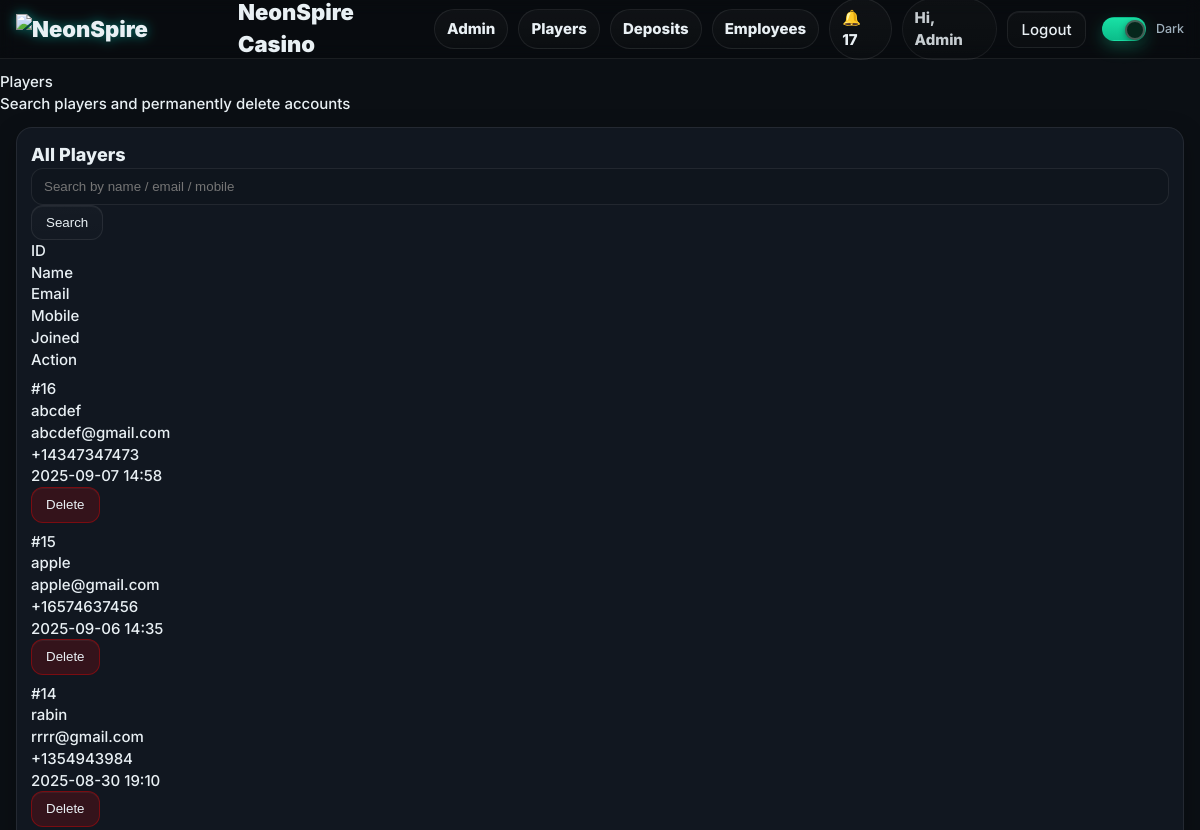
Page /admin/players (signed in, upper part) on the earlier database version.
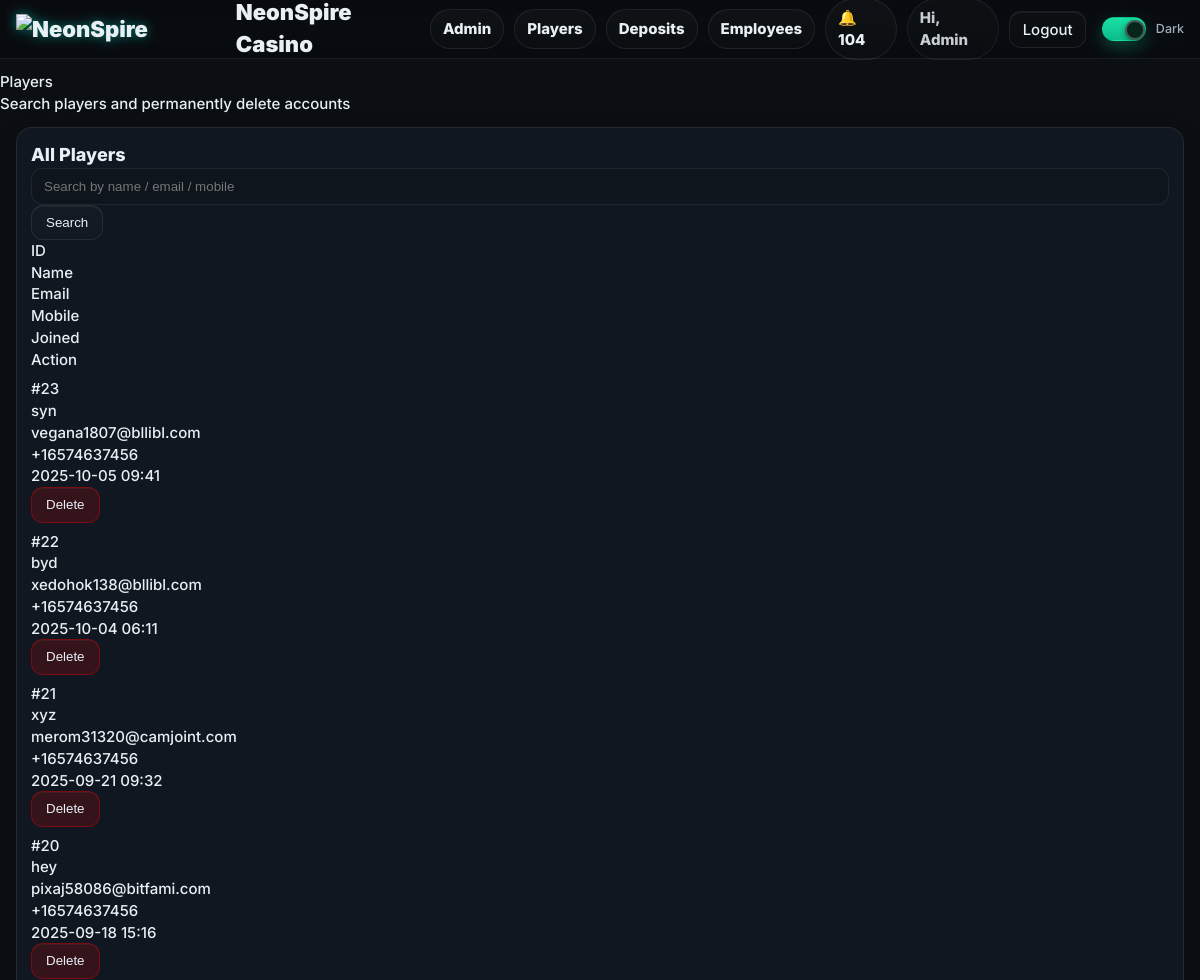
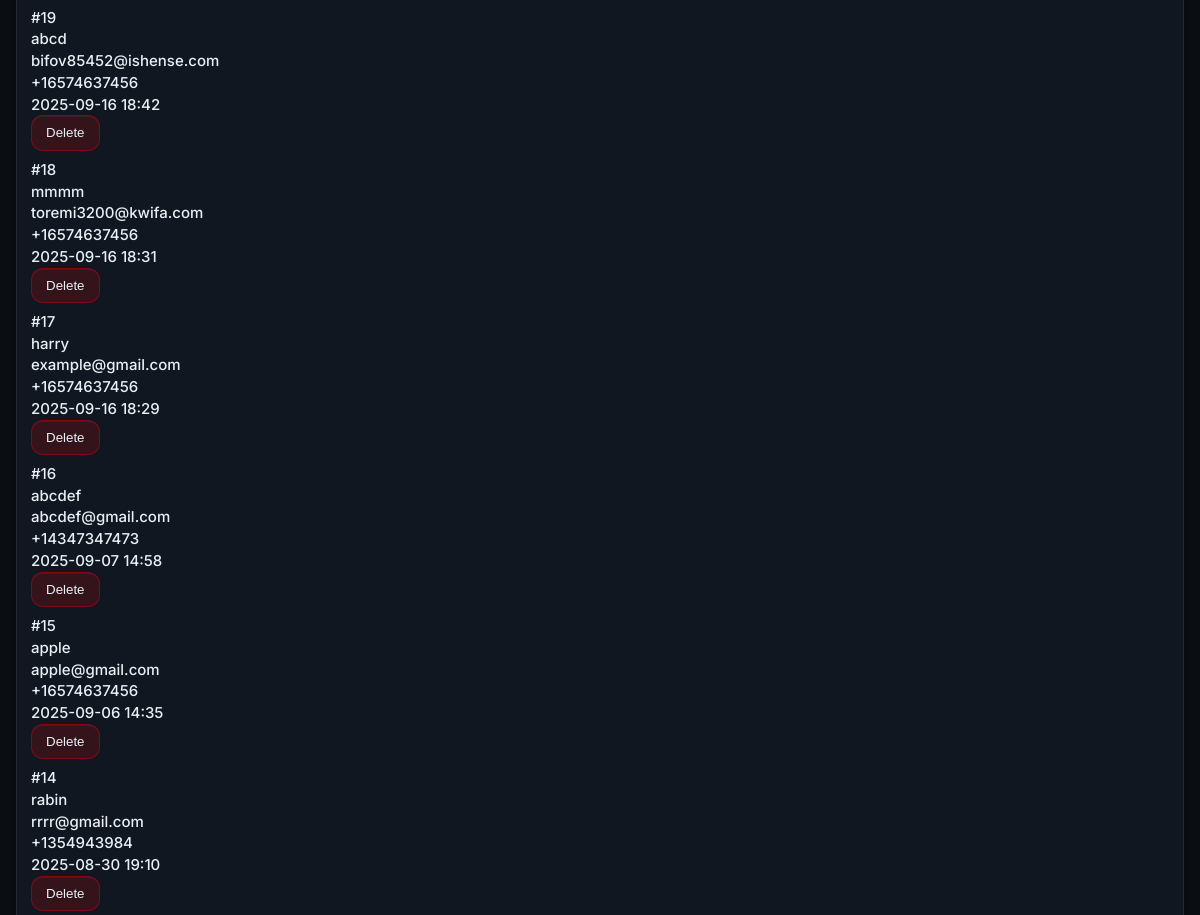
Same page on the later database version (2 pictures, top to bottom).
### models.py (models this page shows, shortened)
class User(db.Model, UserMixin):
    __tablename__ = "users"
    id = db.Column(db.Integer, primary_key=True)
    name = db.Column(db.String(120), nullable=False)
    email = db.Column(db.String(255), unique=True, nullable=False, index=True)
    mobile = db.Column(db.String(24), nullable=True, index=True)  # E.164
    password_hash = db.Column(db.String(255), nullable=False)
    role = db.Column(db.String(20), nullable=False, default="PLAYER")  # PLAYER | EMPLOYEE | ADMIN
    email_verified = db.Column(db.Boolean, default=False, index=True)
    email_verified_at = db.Column(db.DateTime, nullable=True)
    promo_seen = db.Column(db.Boolean, default=False, index=True)
    created_at = db.Column(db.DateTime, default=datetime.utcnow)

### admin_bp.py (the view, shortened to what this page needs)
@admin_bp.get("/players", endpoint="admin_players")
@login_required
def admin_players():
    players = (
        User.query.filter_by(role="PLAYER")
        .order_by(User.created_at.desc() if hasattr(User, "created_at") else User.id.desc())
        .limit(200)
        .all()
    )
    if _template_exists("admin_players.html"):
        return render_template("admin_players.html", page_title="Players", players=players)

### admin_bp.py (called while the page is built)
@admin_bp.before_request
def require_admin():
    if not current_user.is_authenticated:
        return redirect(url_for("auth.login_get", next=url_for("adminbp.admin_home")))
    if (current_user.role or "").upper() != "ADMIN":
        return abort(403)

def _template_exists(name: str) -> bool:
    try:
        render_template(name)
        return True
    except Exception:
        return False

### templates/admin_players.html
{% extends "base.html" %}
{% block hero %}
<div class="hero">
  <div class="hero__title">Players</div>
  <div class="hero__subtitle">Search players and permanently delete accounts</div>
</div>
{% endblock %}
{% block content %}
<div class="shell">
  <div class="panel">
    <div class="between">
      <div class="h3">All Players</div>
      <form method="get" class="row" style="gap:8px">
        <input class="input" name="q" placeholder="Search by name / email / mobile" value="{{ request.args.get('q','') }}">
        <button class="btn btn-ghost" type="submit">Search</button>
      </form>
    </div>
    <div class="table mt8">
      <div class="tr th">
        <div>ID</div>
        <div>Name</div>
        <div>Email</div>
        <div>Mobile</div>
        <div>Joined</div>
        <div>Action</div>
      </div>
      {% for p in players %}
        <div class="tr">
          <div class="mono">#{{ p.id }}</div>
          <div>{{ p.name or '—' }}</div>
          <div>{{ p.email }}</div>
          <div>{{ p.mobile or '—' }}</div>
          <div class="mono">
            {% if p.created_at %}{{ p.created_at.strftime('%Y-%m-%d %H:%M') }}{% else %}—{% endif %}
          </div>
          <div>
            <form method="post"
                  action="{{ url_for('adminbp.delete_player', player_id=p.id) }}"
                  onsubmit="return confirm('Delete player {{ p.email }} and ALL related data? This cannot be undone.');">
              <button class="btn" style="background:rgba(255,0,0,.15);border-color:rgba(255,0,0,.35)">Delete</button>
            </form>
          </div>
        </div>
      {% else %}
        <div class="muted">No players found.</div>
      {% endfor %}
    </div>
  </div>
</div>
{% endblock %}

### templates/base.html (shortened to what this page needs)
<!DOCTYPE html>
<html lang="en" data-theme="dark">
<head>
  <link rel="stylesheet" href="{{ url_for('static', filename='css/styles.css') }}?v=dm2">
</head>
<body>
  <header class="nav" style="position:sticky;top:0;z-index:50;background:rgba(0,0,0,.25);backdrop-filter:blur(8px);border-bottom:1px solid var(--stroke)">
    <div class="shell nav-inner" style="display:flex;align-items:center;justify-content:space-between;height:58px">
      <a href="{{ url_for('short_bp.lob_short') }}" class="brand" aria-label="NeonSpire Casino">
        <img class="brand-logo" src="{{ url_for('static', filename='img/logo.png') }}" alt="NeonSpire Casino">
        <span class="brand-text">NeonSpire Casino</span>
      </a>
      <nav class="nav-links" style="display:flex;align-items:center;gap:10px">
        {% if current_user.is_authenticated %}
          {% if current_user.role == 'ADMIN' %}
            <a class="pill" href="{{ url_for('adminbp.admin_home') }}">Admin</a>
            <a class="pill" href="{{ url_for('adminbp.admin_players') }}">Players</a>
            <a class="pill" href="{{ url_for('adminbp.deposits_audit') }}">Deposits</a>
            <a class="pill" href="{{ url_for('adminbp.admin_users') }}">Employees</a>
          {% elif current_user.role == 'EMPLOYEE' %}
            <a class="pill" href="{{ url_for('employeebp.employee_home') }}">Employee</a>
          {% else %}
            <a class="pill" href="{{ url_for('short_bp.mylogin_clean') }}">My Logins</a>
          {% endif %}
          <a class="pill" href="{{ url_for('notifybp.list_notifications') }}">🔔 {{ unread_count or 0 }}</a>
          <span class="pill" style="pointer-events:none;opacity:.85">
            Hi, {{ current_user.name.split(' ')[0] if current_user.name else 'Player' }}
          </span>
          <a class="btn btn-ghost" href="{{ url_for('auth.logout') }}">Logout</a>
        {% else %}
          <a class="pill" href="{{ url_for('auth.login_get') }}">Login</a>
          <a class="btn btn-primary" href="{{ url_for('short_bp.reg_short') }}">Register</a>
        {% endif %}
        <label class="toggle" style="margin-left:6px">
          <span class="track"><span class="knob"></span></span>
          <span class="label">Dark</span>
        </label>
      </nav>
    </div>
  </header>
  <div class="hero-slot">
    {% block hero %}{% endblock %}
  </div>
  <main style="padding-bottom:20px">
    {% block content %}{% endblock %}
  </main>
</body>
</html>

Differences in the rows shown:
added User: id "23", name "syn", email "vegana1807@bllibl.com", mobile "+16574637456", created_at "2025-10-05 09:41"
added User: id "22", name "byd", email "xedohok138@bllibl.com", mobile "+16574637456", created_at "2025-10-04 06:11"
added User: id "21", name "xyz", email "merom31320@camjoint.com", mobile "+16574637456", created_at "2025-09-21 09:32"
added User: id "20", name "hey", email "pixaj58086@bitfami.com", mobile "+16574637456", created_at "2025-09-18 15:16"
added User: id "19", name "abcd", email "bifov85452@ishense.com", mobile "+16574637456", created_at "2025-09-16 18:42"
added User: id "18", name "mmmm", email "toremi3200@kwifa.com", mobile "+16574637456", created_at "2025-09-16 18:31"
added User: id "17", name "harry", email "example@gmail.com", mobile "+16574637456", created_at "2025-09-16 18:29"
Other differences:
{{ unread_count or 0 }}: "17" → "104"
